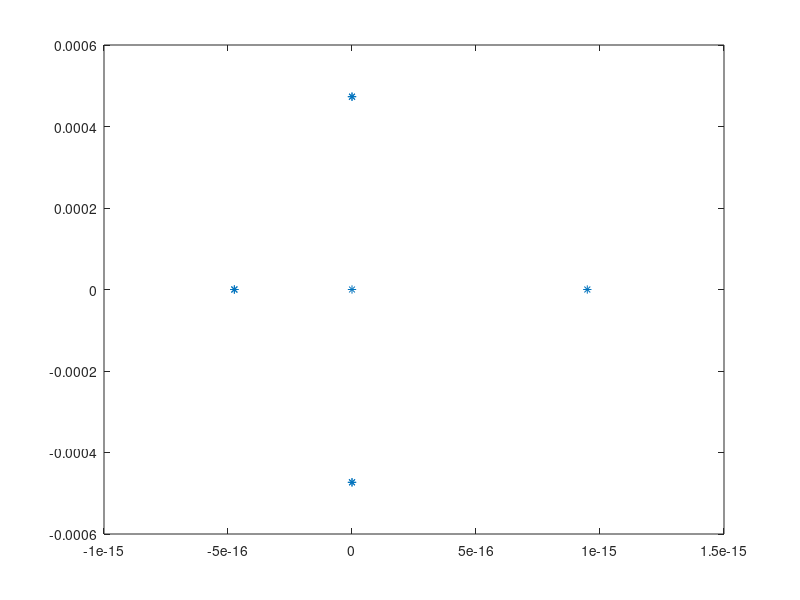

The MATLAB script that drew this image:
tic
% Implementation of the Kuramoto-Sivashinsky equation
% u_t + u_xxxx + u_xx + uu_x = 0
% Central differences in space, forwards in time
% U(n+1) = (I - A - B)U(n) - D*R(U(n))

f = @(x) cos(x/16) .* (1 + sin(x/16));

% Initial values
L = 32*pi;
M = 2^3;
h = L/(M);
x = 0:h:32*pi-h;

N = 50;
k = 0.01;
T = 5;
% N_time = T/k;

r = k/(h^4)

% Creating the U-matrix and inserting boundary condition

U = zeros(M, N);
U(:,1) = f(x);
U_R = U;

% Construction of the A-, B- and D-matrix
e = ones(M,1);
diagVecA = [-M+1 -M+2 -2:2 M-2 M-1];
A = (k/(h^4)) * spdiags([-4*e e e -4*e 6*e -4*e e e -4*e], diagVecA, M, M);

diagVecB = [-M+1 -1:1 M-1];
B = (k/(h^2)) * spdiags([e e -2*e e e], diagVecB, M, M);

diagVecD_R = [-M+1 -1 1 M-1];
D = (k/(2*h)) * spdiags([1*e -1*e 1*e -1*e], diagVecD_R, M, M);

% diagVecD = [-M+1 -1 1 M-1];
% D = (k/(4*h)) * spdiags([1*e -1*e 1*e -1*e], diagVecD, M, M);


% spectral_radius = max(abs(eig(C1)));



% Testing out: U(x,0) = -2*U_xx - U_xxxx
% rho = 1/(2^7)*cos(x/16).*(1 + 4*sin(x/16)) - 1/(2^16)*cos(x/16).*(1+16*sin(x/16));
% R = spdiags(rho', 0, M, M);
% 


% Finding U(T=20)
% for n = 1:N-1
%     U(:,n+1) = (eye(M) - A - B)*U(:,n) - D*(U(:,n).^2);
% end

% R_diag = (U(:,1) + U(:,N_time))/2;
R_diag = (U(:,1));
R = spdiags(R_diag, 0, M, M);
% 
C = (eye(M) - A - B); 

E = full(D*R);
plot(eig(E), '*');

% C1 = (eye(M)-A-B-D);
% C2 = (eye(M)-A-B);
eigen_C = (eig(C));
% plot(eig(C2), '*')
% spec_C2 = max(abs(eig(C2)));
% 
% 
% for n = 1:N-1
%     U_R(:,n+1) = (eye(M) - A - B)*U_R(:,n) - 0.5*D*R*U_R(:,n);
% end

% 
% C2 = (eye(M) - A - B - D*R);
% spec_C2 = max(abs(eig(C2)));
% err = (U-U_R);
% norm(err)

% figure(1)
% contourf(U')
% figure(2)
% contourf(U_R')

toc